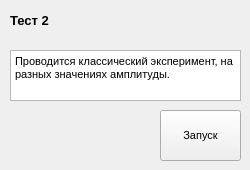
      <widget class="QWidget" name="page_2">
       <widget class="QPushButton" name="btnTest1_5">
        <property name="geometry">
         <rect>
          <x>160</x>
          <y>110</y>
          <width>81</width>
          <height>51</height>
         </rect>
        </property>
        <property name="font">
         <font>
          <family>Arial</family>
          <pointsize>8</pointsize>
          <bold>false</bold>
          <underline>false</underline>
          <kerning>true</kerning>
         </font>
        </property>
        <property name="text">
         <string>Запуск</string>
        </property>
       </widget>
       <widget class="QLabel" name="label_test_5">
        <property name="geometry">
         <rect>
          <x>10</x>
          <y>10</y>
          <width>61</width>
          <height>21</height>
         </rect>
        </property>
        <property name="font">
         <font>
          <pointsize>10</pointsize>
          <bold>true</bold>
          <underline>false</underline>
          <kerning>true</kerning>
         </font>
        </property>
        <property name="text">
         <string>Тест 2</string>
        </property>
       </widget>
       <widget class="QTextBrowser" name="textBrowser_3">
        <property name="geometry">
         <rect>
          <x>10</x>
          <y>50</y>
          <width>231</width>
          <height>51</height>
         </rect>
        </property>
        <property name="html">
         <string>&lt;!DOCTYPE HTML PUBLIC &quot;-//W3C//DTD HTML 4.0//EN&quot; &quot;http://www.w3.org/TR/REC-html40/strict.dtd&quot;&gt;
&lt;html&gt;&lt;head&gt;&lt;meta name=&quot;qrichtext&quot; content=&quot;1&quot; /&gt;&lt;meta charset=&quot;utf-8&quot; /&gt;&lt;style type=&quot;text/css&quot;&gt;
p, li { white-space: pre-wrap; }
hr { height: 1px; border-width: 0; }
li.unchecked::marker { content: &quot;\2610&quot;; }
li.checked::marker { content: &quot;\2612&quot;; }
&lt;/style&gt;&lt;/head&gt;&lt;body style=&quot; font-family:'Segoe UI'; font-size:9pt; font-weight:400; font-style:normal;&quot;&gt;
&lt;p style=&quot; margin-top:0px; margin-bottom:0px; margin-left:0px; margin-right:0px; -qt-block-indent:0; text-indent:0px;&quot;&gt;&lt;span style=&quot; font-family:'MS Shell Dlg 2'; font-size:8.25pt;&quot;&gt;Проводится классический эксперимент, на разных значениях амплитуды.&lt;/span&gt;&lt;/p&gt;&lt;/body&gt;&lt;/html&gt;</string>
        </property>
       </widget>
      </widget>
